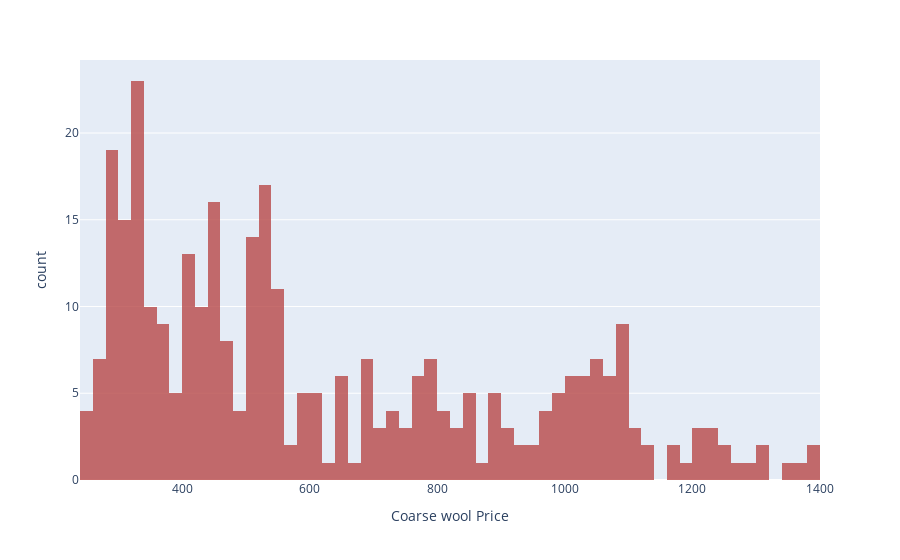
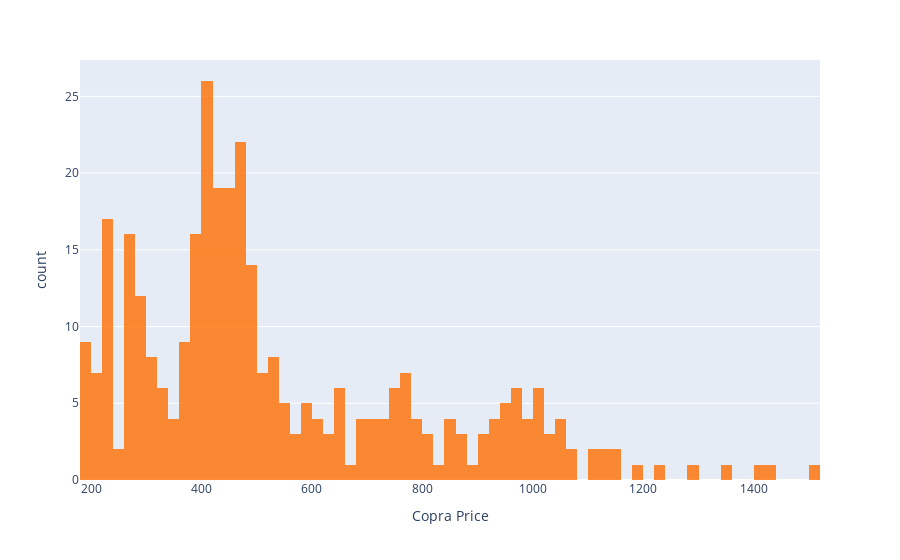
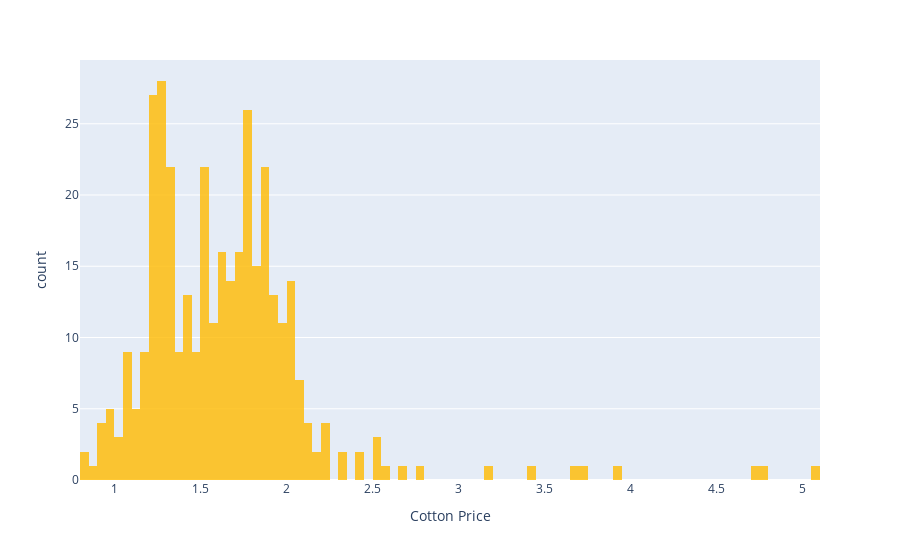
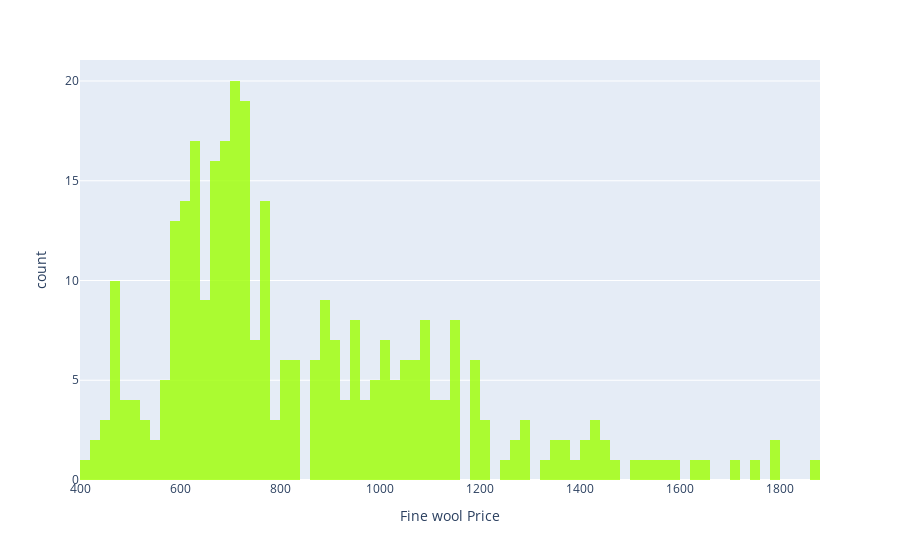

These figures' notebook cell, in order:
### Code cell
#univariate analysis
import plotly.express as px
x=0
for i in prices:
    #df = px.data.tips()
    fig = px.histogram(df, x=i, nbins=100, opacity=0.8,
                   color_discrete_sequence=[colors[x]])
    fig.show()
    x+=1

### Figure 1 — Plotly figure (JSON) as saved in the notebook; plotly's stock layout.template omitted (floating-point values rounded to 4 significant figures; data arrays with more than 128 entries replaced by an {"elided": "..."} marker saying what was removed)
{"data": [{"alignmentgroup": "True", "bingroup": "x", "hoverlabel": {"namelength": 0}, "hovertemplate": "Coarse wool Price=%{x}<br>count=%{y}", "legendgroup": "", "marker": {"color": "#b84949", "opacity": 0.8}, "name": "", "nbinsx": 100, "offsetgroup": "", "orientation": "v", "showlegend": false, "type": "histogram", "x": {"elided": "361 str values"}, "xaxis": "x", "yaxis": "y"}], "layout": {"barmode": "relative", "legend": {"tracegroupgap": 0}, "margin": {"t": 60}, "xaxis": {"anchor": "y", "domain": [0, 1], "title": {"text": "Coarse wool Price"}}, "yaxis": {"anchor": "x", "domain": [0, 1], "title": {"text": "count"}}}}

### Figure 2 — Plotly figure (JSON) as saved in the notebook; plotly's stock layout.template omitted (floating-point values rounded to 4 significant figures; data arrays with more than 128 entries replaced by an {"elided": "..."} marker saying what was removed)
{"data": [{"alignmentgroup": "True", "bingroup": "x", "hoverlabel": {"namelength": 0}, "hovertemplate": "Copra Price=%{x}<br>count=%{y}", "legendgroup": "", "marker": {"color": "#ff6f00", "opacity": 0.8}, "name": "", "nbinsx": 100, "offsetgroup": "", "orientation": "v", "showlegend": false, "type": "histogram", "x": {"elided": "361 str values"}, "xaxis": "x", "yaxis": "y"}], "layout": {"barmode": "relative", "legend": {"tracegroupgap": 0}, "margin": {"t": 60}, "xaxis": {"anchor": "y", "domain": [0, 1], "title": {"text": "Copra Price"}}, "yaxis": {"anchor": "x", "domain": [0, 1], "title": {"text": "count"}}}}

### Figure 3 — Plotly figure (JSON) as saved in the notebook; plotly's stock layout.template omitted (floating-point values rounded to 4 significant figures; data arrays with more than 128 entries replaced by an {"elided": "..."} marker saying what was removed)
{"data": [{"alignmentgroup": "True", "bingroup": "x", "hoverlabel": {"namelength": 0}, "hovertemplate": "Cotton Price=%{x}<br>count=%{y}", "legendgroup": "", "marker": {"color": "#ffbb00", "opacity": 0.8}, "name": "", "nbinsx": 100, "offsetgroup": "", "orientation": "v", "showlegend": false, "type": "histogram", "x": {"elided": "361 float values"}, "xaxis": "x", "yaxis": "y"}], "layout": {"barmode": "relative", "legend": {"tracegroupgap": 0}, "margin": {"t": 60}, "xaxis": {"anchor": "y", "domain": [0, 1], "title": {"text": "Cotton Price"}}, "yaxis": {"anchor": "x", "domain": [0, 1], "title": {"text": "count"}}}}

### Figure 4 — Plotly figure (JSON) as saved in the notebook; plotly's stock layout.template omitted (floating-point values rounded to 4 significant figures; data arrays with more than 128 entries replaced by an {"elided": "..."} marker saying what was removed)
{"data": [{"alignmentgroup": "True", "bingroup": "x", "hoverlabel": {"namelength": 0}, "hovertemplate": "Fine wool Price=%{x}<br>count=%{y}", "legendgroup": "", "marker": {"color": "#9dff00", "opacity": 0.8}, "name": "", "nbinsx": 100, "offsetgroup": "", "orientation": "v", "showlegend": false, "type": "histogram", "x": {"elided": "361 str values"}, "xaxis": "x", "yaxis": "y"}], "layout": {"barmode": "relative", "legend": {"tracegroupgap": 0}, "margin": {"t": 60}, "xaxis": {"anchor": "y", "domain": [0, 1], "title": {"text": "Fine wool Price"}}, "yaxis": {"anchor": "x", "domain": [0, 1], "title": {"text": "count"}}}}
